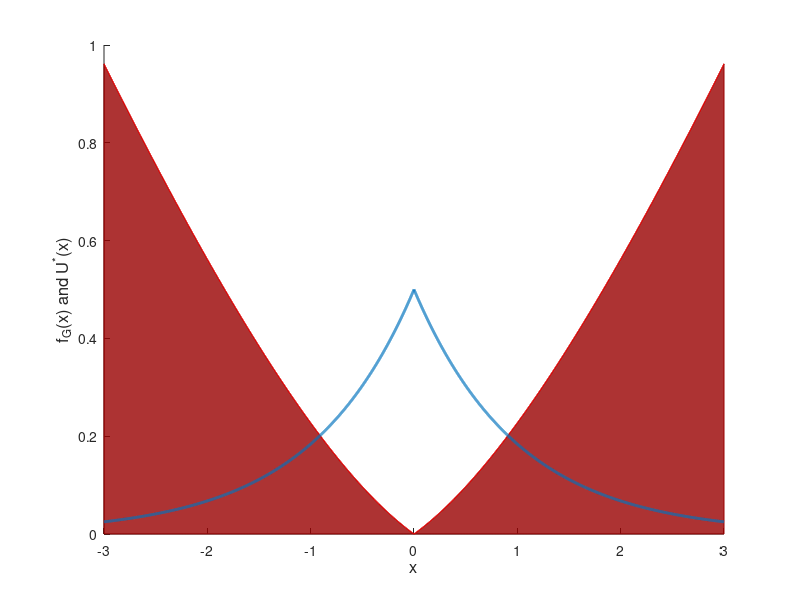

MATLAB code for this plot: (Note: this script raises an error after producing the figure.)
%% Laplace
fs=12;
dx=0.001;
x=-3:dx:3;
f=exp(-abs(x))/2;
U=(exp(-abs(x)/2)-1)*log(2)+abs(x)/2;

h1=figure;
hold on;

X=[x fliplr(x)];
Y=[0*x fliplr(U)];
fill(X,Y,[0.6 0 0],'FaceAlpha',0.8,'EdgeColor',[0.6 0 0]);
plot(x,U,'r');

plot(x,f,'LineWidth',2);
xlabel('x','Fontsize',fs);
ylabel('f_G(x) and U^*(x)','Fontsize',fs);
printpdf(h1,'graphics/visualize_opt_pot_laplace');
%% Uniform
MAX=1;
C=log(2)-(log(3*log(2))+1)/3;
dx=0.001;
x=-3:dx:3;
xint=-2:dx:2;
f=abs(x)<2;
f=f/4;
U=((1-abs(x)/2).^(3/2)-1)*log(2)-log(1-abs(x)/2)/2+C;
U=(abs(x)<2).*U+(abs(x)>=2)*MAX;
U(abs(x)==2)=MAX;
U2=((1-abs(xint)/2).^(3/2)-1)*log(2)-log(1-abs(xint)/2)/2+C;
h2=figure;
hold on;

X=[x fliplr(x)];
Y=[0*x fliplr(U)];
fill(X,Y,[0.6 0 0],'FaceAlpha',0.8,'EdgeColor',[0.6 0 0]);
plot(xint,U2,'r');
plot(x,U,'r');

plot(x,f,'LineWidth',2);

xlabel('x','Fontsize',fs);
ylabel('f_G(x) and U^*(x)','Fontsize',fs);

axis([-3 3 0 MAX])

printpdf(h2,'graphics/visualize_opt_pot_uniform');
%% two points

MAX=1;
C=log(2);
dx=0.01;
x=-3:dx:3;
xint=-2:dx:2;

U=-log(2)*abs(x)+C;
U=(abs(x)<1).*U+(abs(x)>=1)*MAX;
U(abs(x)==1)=MAX;
U2=-log(2)*abs(xint)+C;
h3=figure;
hold on;

X=[x fliplr(x)];
Y=[0*x fliplr(U)];
fill(X,Y,[0.6 0 0],'FaceAlpha',0.8,'EdgeColor',[0.6 0 0]);
plot(xint,U2,'r');
plot(x,U,'r');

% plot(x,f,'LineWidth',2);
quiver([-1,1],[0,0],[0,0],[1/2, 1/2],'AutoScale','off','LineWidth',2);

xlabel('x','Fontsize',fs);
ylabel('f_G(x) and U^*(x)','Fontsize',fs);

axis([-3 3 0 MAX])

printpdf(h3,'graphics/visualize_opt_pot_deltas');
